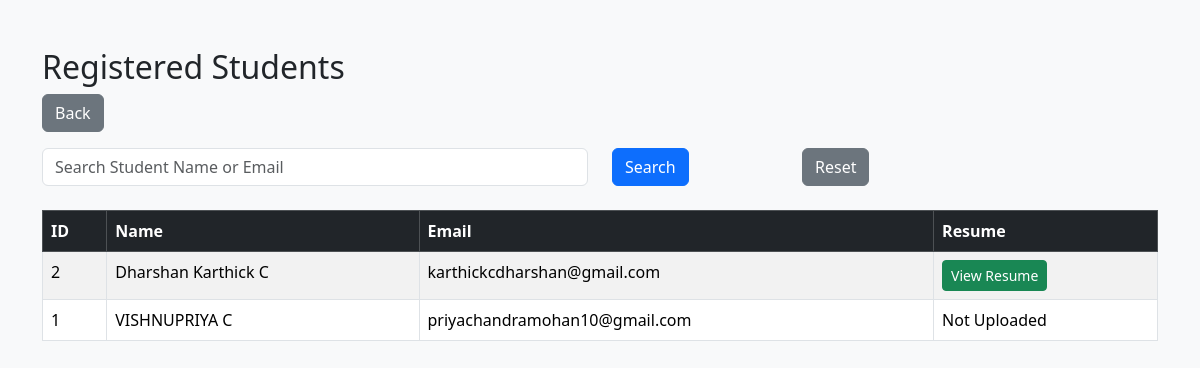
The app's page /admin/students.php (signed in) with its own data.
### tables this page shows
CREATE TABLE `students` (
  `id` int(11) NOT NULL,
  `name` varchar(100) NOT NULL,
  `email` varchar(100) NOT NULL,
  `password` varchar(255) NOT NULL,
  `phone` varchar(15) DEFAULT NULL,
  `department` varchar(50) DEFAULT NULL,
  `cgpa` decimal(3,2) DEFAULT NULL,
  `resume` varchar(255) DEFAULT NULL,
  `created_at` timestamp NOT NULL DEFAULT current_timestamp()
);

### admin/students.php (the view, shortened to what this page needs)
<?php
include "../config/db.php";
$search="";
$sql="SELECT *
FROM students
WHERE
name LIKE '%$search%'
OR email LIKE '%$search%'
ORDER BY id DESC";
$result=mysqli_query($conn,$sql);
?>
<!DOCTYPE html>
<html>
<head>
    <link href="https://cdn.jsdelivr.net/npm/bootstrap@5.3.3/dist/css/bootstrap.min.css" rel="stylesheet">
</head>
<body class="bg-light">
<div class="container mt-5">
<h2>Registered Students</h2>
<a href="dashboard.php" class="btn btn-secondary mb-3">Back</a>
<form method="GET" class="mb-4">
<div class="row">
<div class="col-md-6">
<input
type="text"
name="search"
class="form-control"
placeholder="Search Student Name or Email"
value="<?php echo isset($_GET['search']) ? htmlspecialchars($_GET['search']) : ''; ?>">
</div>
<div class="col-md-2">
<button class="btn btn-primary">
Search
</button>
</div>
<div class="col-md-2">
<a href="students.php"
class="btn btn-secondary">
Reset
</a>
</div>
</div>
</form>
<table class="table table-bordered table-striped">
<thead class="table-dark">
<tr>
    <th>ID</th>
    <th>Name</th>
    <th>Email</th>
    <th>Resume</th>
</tr>
</thead>
<tbody>
<?php while($row = mysqli_fetch_assoc($result)) { ?>
<tr>
<td><?php echo $row['id']; ?></td>
<td><?php echo htmlspecialchars($row['name']); ?></td>
<td><?php echo htmlspecialchars($row['email']); ?></td>
<td>
<?php
if (!empty($row['resume'])) {
?>
<a href="../uploads/resumes/<?php echo htmlspecialchars($row['resume']); ?>"
target="_blank"
class="btn btn-success btn-sm">
View Resume
</a>
<?php
} else {
    echo "Not Uploaded";
}
?>
</td>
</tr>
<?php } ?>
</tbody>
</table>
</div>
</body>
</html>

### records on screen
students: id "2", name "Dharshan Karthick C", email "karthickcdharshan@gmail.com"
students: id "1", name "VISHNUPRIYA C", email "priyachandramohan10@gmail.com", shows "Not Uploaded"
